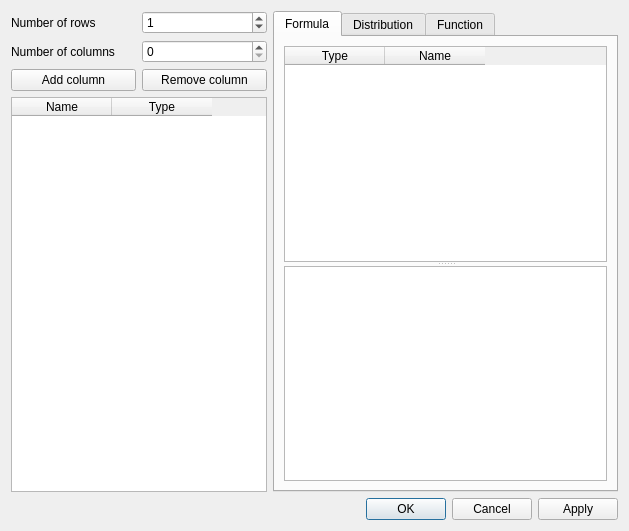
<?xml version="1.0" encoding="UTF-8"?>
<ui version="4.0">
 <class>TableDialog</class>
 <widget class="QDialog" name="TableDialog">
  <property name="geometry">
   <rect>
    <x>0</x>
    <y>0</y>
    <width>629</width>
    <height>531</height>
   </rect>
  </property>
  <property name="windowTitle">
   <string>Define Table</string>
  </property>
  <layout class="QVBoxLayout" name="verticalLayout_4">
   <item>
    <layout class="QHBoxLayout" name="horizontalLayout">
     <item>
      <layout class="QGridLayout" name="gridLayout">
       <item row="0" column="0">
        <widget class="QLabel" name="label">
         <property name="text">
          <string>Number of rows</string>
         </property>
        </widget>
       </item>
       <item row="0" column="1">
        <widget class="QSpinBox" name="sbRowCount">
         <property name="maximum">
          <number>999999</number>
         </property>
         <property name="value">
          <number>1</number>
         </property>
        </widget>
       </item>
       <item row="2" column="0">
        <widget class="QPushButton" name="btnAddColumn">
         <property name="text">
          <string>Add column</string>
         </property>
        </widget>
       </item>
       <item row="3" column="0" colspan="2">
        <widget class="QTableWidget" name="tableColumns">
         <column>
          <property name="text">
           <string>Name</string>
          </property>
         </column>
         <column>
          <property name="text">
           <string>Type</string>
          </property>
         </column>
        </widget>
       </item>
       <item row="1" column="0">
        <widget class="QLabel" name="label_2">
         <property name="text">
          <string>Number of columns</string>
         </property>
        </widget>
       </item>
       <item row="1" column="1">
        <widget class="QSpinBox" name="sbColumnCount"/>
       </item>
       <item row="2" column="1">
        <widget class="QPushButton" name="btnRemoveColumn">
         <property name="text">
          <string>Remove column</string>
         </property>
        </widget>
       </item>
      </layout>
     </item>
     <item>
      <widget class="QTabWidget" name="tabWidget">
       <property name="currentIndex">
        <number>0</number>
       </property>
       <widget class="QWidget" name="tab_2">
        <attribute name="title">
         <string>Formula</string>
        </attribute>
        <layout class="QVBoxLayout" name="verticalLayout">
         <item>
          <widget class="QSplitter" name="splitter">
           <property name="orientation">
            <enum>Qt::Vertical</enum>
           </property>
           <widget class="QTableWidget" name="tableVariables">
            <column>
             <property name="text">
              <string>Type</string>
             </property>
            </column>
            <column>
             <property name="text">
              <string>Name</string>
             </property>
            </column>
           </widget>
           <widget class="QTextEdit" name="textEdit">
            <property name="font">
             <font>
              <family>Courier</family>
             </font>
            </property>
            <property name="acceptRichText">
             <bool>false</bool>
            </property>
           </widget>
          </widget>
         </item>
        </layout>
       </widget>
       <widget class="QWidget" name="tab">
        <attribute name="title">
         <string>Distribution</string>
        </attribute>
        <layout class="QVBoxLayout" name="verticalLayout_2">
         <item>
          <layout class="QGridLayout" name="gridLayout_2">
           <item row="0" column="0">
            <widget class="QLabel" name="label_3">
             <property name="text">
              <string>Distribution</string>
             </property>
            </widget>
           </item>
           <item row="0" column="1">
            <widget class="QComboBox" name="cbDistribution"/>
           </item>
           <item row="1" column="0">
            <widget class="QLabel" name="lblDistrParam1">
             <property name="text">
              <string>Minimum</string>
             </property>
            </widget>
           </item>
           <item row="1" column="1">
            <widget class="QLineEdit" name="leDistrParam1"/>
           </item>
           <item row="2" column="0">
            <widget class="QLabel" name="lblDistrParam2">
             <property name="text">
              <string>Maximum</string>
             </property>
            </widget>
           </item>
           <item row="2" column="1">
            <widget class="QLineEdit" name="leDistrParam2"/>
           </item>
          </layout>
         </item>
         <item>
          <spacer name="verticalSpacer">
           <property name="orientation">
            <enum>Qt::Vertical</enum>
           </property>
           <property name="sizeHint" stdset="0">
            <size>
             <width>20</width>
             <height>40</height>
            </size>
           </property>
          </spacer>
         </item>
        </layout>
       </widget>
       <widget class="QWidget" name="tab_3">
        <attribute name="title">
         <string>Function</string>
        </attribute>
        <layout class="QVBoxLayout" name="verticalLayout_3">
         <item>
          <layout class="QHBoxLayout" name="horizontalLayout_2">
           <item>
            <widget class="QLabel" name="label_4">
             <property name="text">
              <string>Column with arguments</string>
             </property>
            </widget>
           </item>
           <item>
            <widget class="QtAPI::ColumnBox" name="columnBox"/>
           </item>
           <item>
            <spacer name="horizontalSpacer">
             <property name="orientation">
              <enum>Qt::Horizontal</enum>
             </property>
             <property name="sizeHint" stdset="0">
              <size>
               <width>40</width>
               <height>20</height>
              </size>
             </property>
            </spacer>
           </item>
          </layout>
         </item>
         <item>
          <widget class="QtAPI::FunctionBrowser" name="functionBrowser" native="true">
           <property name="sizePolicy">
            <sizepolicy hsizetype="Preferred" vsizetype="Expanding">
             <horstretch>0</horstretch>
             <verstretch>0</verstretch>
            </sizepolicy>
           </property>
          </widget>
         </item>
        </layout>
       </widget>
      </widget>
     </item>
    </layout>
   </item>
   <item>
    <widget class="QDialogButtonBox" name="buttonBox">
     <property name="orientation">
      <enum>Qt::Horizontal</enum>
     </property>
     <property name="standardButtons">
      <set>QDialogButtonBox::Apply|QDialogButtonBox::Cancel|QDialogButtonBox::Ok</set>
     </property>
    </widget>
   </item>
  </layout>
 </widget>
 <customwidgets>
  <customwidget>
   <class>QtAPI::FunctionBrowser</class>
   <extends>QWidget</extends>
   <header>inc/QtAPI/FunctionBrowser.h</header>
   <container>1</container>
  </customwidget>
  <customwidget>
   <class>QtAPI::ColumnBox</class>
   <extends>QComboBox</extends>
   <header>inc/QtAPI/ColumnBox.h</header>
  </customwidget>
 </customwidgets>
 <resources/>
 <connections>
  <connection>
   <sender>buttonBox</sender>
   <signal>accepted()</signal>
   <receiver>TableDialog</receiver>
   <slot>accept()</slot>
   <hints>
    <hint type="sourcelabel">
     <x>248</x>
     <y>254</y>
    </hint>
    <hint type="destinationlabel">
     <x>157</x>
     <y>274</y>
    </hint>
   </hints>
  </connection>
  <connection>
   <sender>buttonBox</sender>
   <signal>rejected()</signal>
   <receiver>TableDialog</receiver>
   <slot>reject()</slot>
   <hints>
    <hint type="sourcelabel">
     <x>316</x>
     <y>260</y>
    </hint>
    <hint type="destinationlabel">
     <x>286</x>
     <y>274</y>
    </hint>
   </hints>
  </connection>
 </connections>
</ui>
